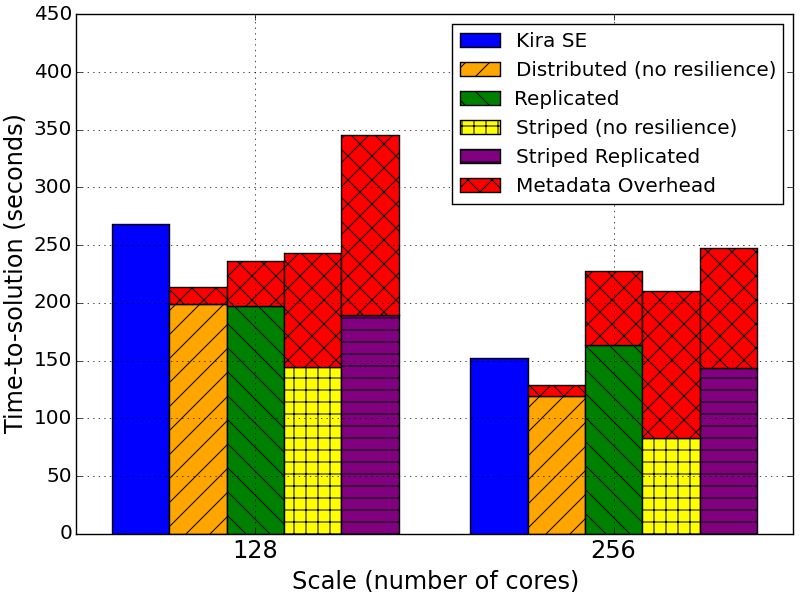

This figure's Python source:
#!/usr/bin/env python
# a bar plot with errorbars
import numpy as np
import matplotlib.pyplot as plt

N = 2
Kira = (268.1, 152.3)
Dis = (198.7, 119.3)
Dis_meta = (15, 10)
Rep = (197.3, 163.4)
Rep_meta = (39, 64)
Str = (144.9, 82.7)
Str_meta = (98, 128)
Str_Rep = (189.5, 143.4)
Str_Rep_meta = (156, 104)

ind = 0.1+np.arange(N)  # the x locations for the groups
width = 0.16       # the width of the bars

ax = plt.subplot()
ax.set_ylim([0, 450])
rects1 = ax.bar(ind, Kira, width, color='b')
rects2 = ax.bar(ind+width, Dis, width, color='orange', hatch="/")
rects3 = ax.bar(ind+width, Dis_meta, width, color='red', bottom=Dis, hatch="x")

rects4 = ax.bar(ind+width*2, Rep, width, color='green', hatch="\\")
rects5 = ax.bar(ind+width*2, Rep_meta, width, color='red', bottom=Rep, hatch="x")

rects6 = ax.bar(ind+width*3, Str, width, color='yellow', hatch="+")
rects7 = ax.bar(ind+width*3, Str_meta, width, color='red', bottom=Str, hatch="x")

rects8 = ax.bar(ind+width*4, Str_Rep, width, color='purple', hatch="-")
rects9 = ax.bar(ind+width*4, Str_Rep_meta, width, color='red', bottom=Str_Rep, hatch="x")
ax.grid(True)

# add some text for labels, title and axes ticks
ax.set_xlabel('Scale (number of cores)', size='x-large')
ax.set_ylabel('Time-to-solution (seconds)', size='x-large')
ax.set_xticks(ind+width*2.5)
ax.set_xticklabels( ('128', '256'), size='x-large') 
plt.yticks(size='large')
ax.legend( (rects1[0], rects2[0], rects4[0], rects6[0], rects8[0], rects3[0]), ('Kira SE', 'Distributed (no resilience)', 'Replicated', 'Striped (no resilience)', 'Striped Replicated', 'Metadata Overhead') )

plt.show()
